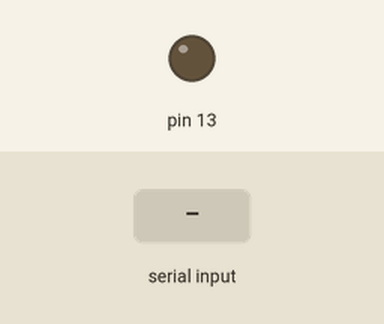
Simulated run of this sketch. Board: Arduino Uno, built with avr-gcc and run on an emulated ATmega328P. On the bench: output pins drawn as LEDs (lit = HIGH). The test bench sets the inputs (shaded band). What the sketch prints to the serial monitor is not drawn.

Above: at 1.2 s.
1.3 s: "@" received over Serial
At 4.11 s:
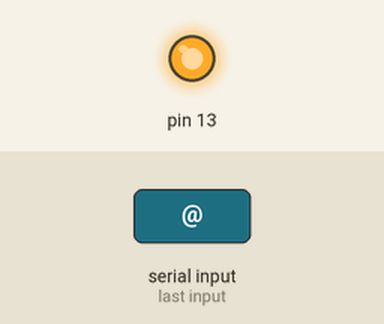
4.3 s: "." received over Serial
6.0 s: "-" received over Serial
Timing chart, 0 to 14.6 s (numbered marks = the images above; inputs shaded):
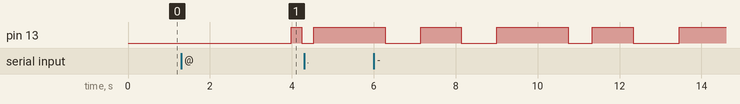

Measured:
- after the input at 1.3 s, pin 13: LOW → HIGH after 2.7 s, → LOW 0.25 s later

The sketch:

Morse_2.ino
```cpp
#include<Arduino.h>
#define ms 250
char MORSE[][4]={
  {'.','-'},
  {'-','.','.','.'},
  {'-','.','-','.'},
  {'-','.','.'},
  {'.'},
  {'.','.','-','.'},
  {'-','-','.'},
  {'.','.','.','.'},
  {'.','.'},
  {'.','-','-','-'},
  {'-','.','-'},
  {'.','-','.','.'},
  {'-','-'},
  {'-','.'},
  {'-','-','-'},
  {'.','-','-','.'},
  {'-','-','.','-'},
  {'.','-','.'},
  {'.','.','.'},
  {'-'},
  {'.','.','-'},
  {'.','.','.','-'},
  {'.','-','-'},
  {'-','.','.','-'},
  {'-','.','-','-'},
  {'-','-','.','.'} ,
};

String incomingstr="";
  String morsestr="";
  int i,j,temp=0,n=0;
  void setup() {
  pinMode(13,OUTPUT);
 Serial.begin(9600);
}

void loop() {
  String morsestr="";
  while(Serial.available()>0)
  {
    temp=1;
    incomingstr+=char(Serial.read());
    n++;
    delay(2);
  }
 if(temp)
 {
  for(i=0;i<n;i++)
    {
      for(j=0;j<4;j++)
        {if(incomingstr[i]==' ')
           morsestr+='@';
         else if(MORSE[int(incomingstr[i]-97)][j]!='0')
          morsestr+=char(MORSE[int(incomingstr[i]-97)][j]);
        }
        morsestr+='$';
    }

 }
 Serial.println(morsestr);
 for(i=0;morsestr[i]!='\0';i++)
 {
  if(morsestr[i]=='.')        dot();
  else if(morsestr[i]=='-')   dash();
  else if(morsestr[i]=='$')   cspace();
  else if(morsestr[i]=='@')   wspace();
 }

}

void dot(){
  digitalWrite(13,HIGH);
  delay(ms);
  digitalWrite(13,LOW);
  delay(ms);
}
void dash(){
  digitalWrite(13,HIGH);
  delay(ms*4);
  digitalWrite(13,LOW);
  delay(ms);
}
void cspace(){
  digitalWrite(13,HIGH);
  delay(ms*3);
  digitalWrite(13,LOW);
  delay(ms);
}
void wspace(){
  digitalWrite(13,HIGH);
  delay(ms*7);
  digitalWrite(13,LOW);
  delay(ms);
}
```
